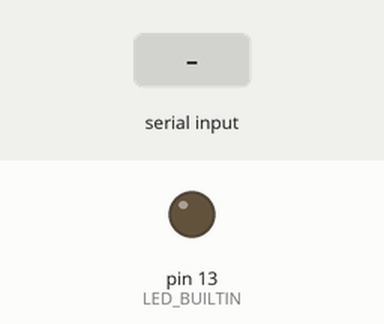
This sketch was run on a simulated Arduino Uno, built with avr-gcc and run on an emulated ATmega328P. Parts: output pins drawn as LEDs (lit = HIGH). Inputs (shaded band) come from the test bench.

Above: at 1.2 s.
1.3 s: "0\n" received over Serial
At 1.9 s:
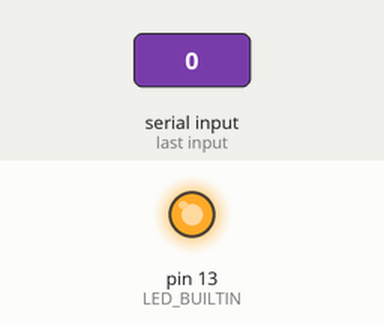
Timing chart, 0 to 4.3 s (numbered marks = the images above; inputs shaded):
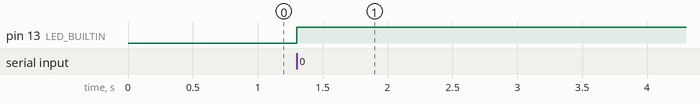

Measured:
- after the input at 1.3 s, pin 13 (LED_BUILTIN): LOW → HIGH at once

The sketch:

Arduino_serial_test.ino
```cpp
String strCommand;

void setup()
{
  pinMode(LED_BUILTIN, OUTPUT);
  Serial.begin(9600);
}

void loop()
{
  if (Serial.available()) {
    strCommand = Serial.readStringUntil('\n');
    strCommand.trim();

    for (int i = 0; i < strCommand.length(); i += 2) {
      switch (strCommand[i]) {
        case '0': digitalWrite(LED_BUILTIN, LOW);
        case '1': digitalWrite(LED_BUILTIN, HIGH);
      }
      delay(1000);
    }
  }
}
```
